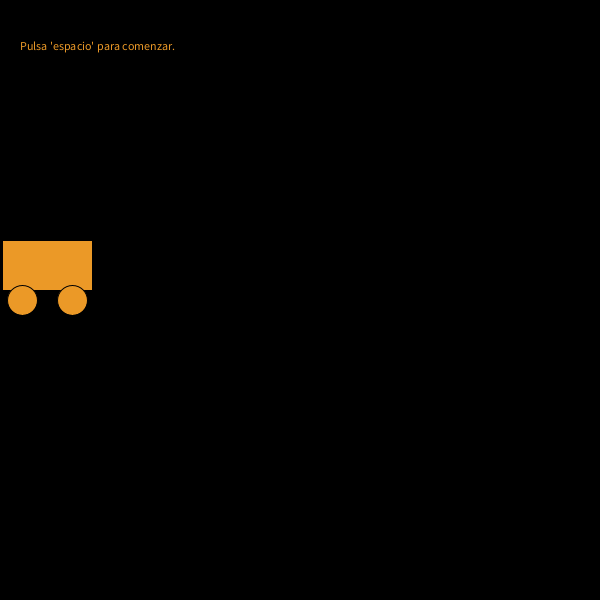
Frame 1 (no input)
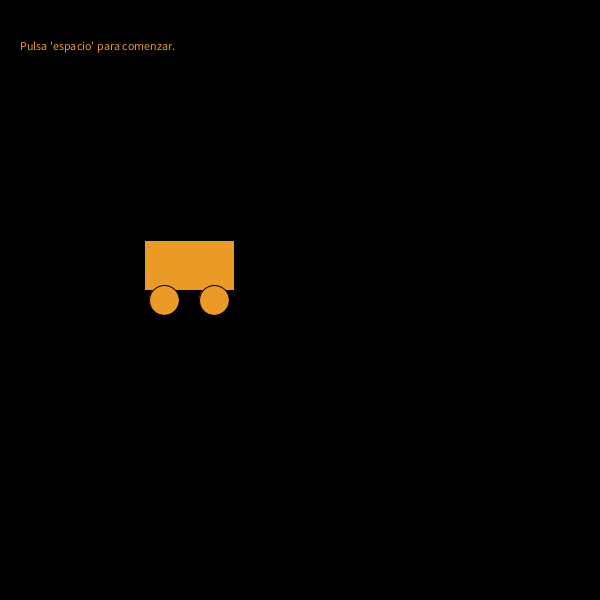
Frame 60 (the mouse pressed at the canvas centre just before this capture)
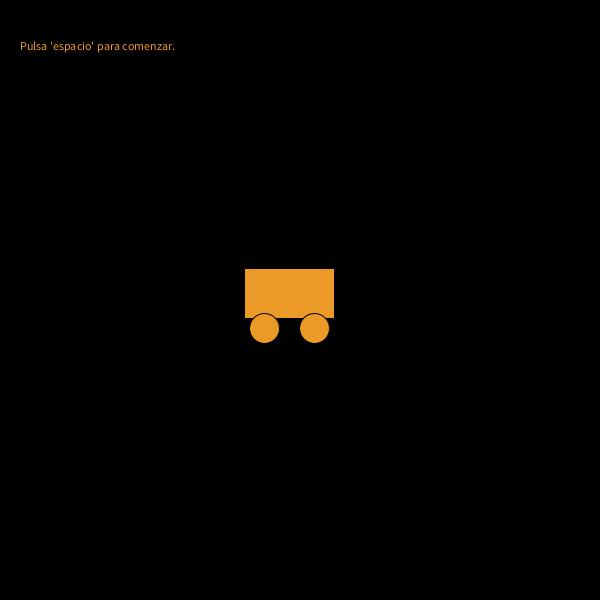
Frame 120 (the mouse held since frame 60 and released just before this capture)

The Processing sketch that drew these frames (run headless with seeded random() and noise(); from frame 60 on, the mouse is pressed at the canvas centre):

// Processing sketch: processing_150691
// ── processing_150691.pde

/*Alina Honhala
-Ejercicio: Simular el movimiento lineal de un coche en 2 tramos
con pendientes 0 y PI/4 y velocidades v, v/2 en cada tramo. */

float x = 0;
float y = 0;
float pos_y; 
float incr = 0.03; //Incremento en 'x'
float vel = 80; //Velocidad
int diam = 30; //diÃ�ï¿½Ã¯Â¿Â½Ã�ï¿½Ã�Â¡metro de ruedas


void setup( ){
  size (600,600);
  smooth();
}
void draw ( ){
  
  pos_y = height/2;
  background (0);
  fill(#EB9927);
  text("Pulsa 'espacio' para comenzar.",20,50);
  
    
  if(x < 200)
  {
    x+= vel*incr; 
    rect (x, pos_y-60, 90, 50);
    ellipse (x+20, pos_y, diam, diam);
    ellipse (x+70, pos_y, diam, diam);
    
  }
  else
  {
    x+= (vel/2)*incr; //Se reduce la velocidad
    y+= (PI/4); //Pendiente descendiente
    rect (x, (pos_y-60)+y, 90, 50); //En el eje 'y' sumamos la pendiente
    ellipse (x+20, pos_y+y, diam, diam);
    ellipse (x+70, pos_y+y, diam, diam);
    
  }
 

}

void keyPressed(){
   if(key == ' '){
       x=0;
       y=0;
       pos_y = height/2;
       setup();
   }
      

}
